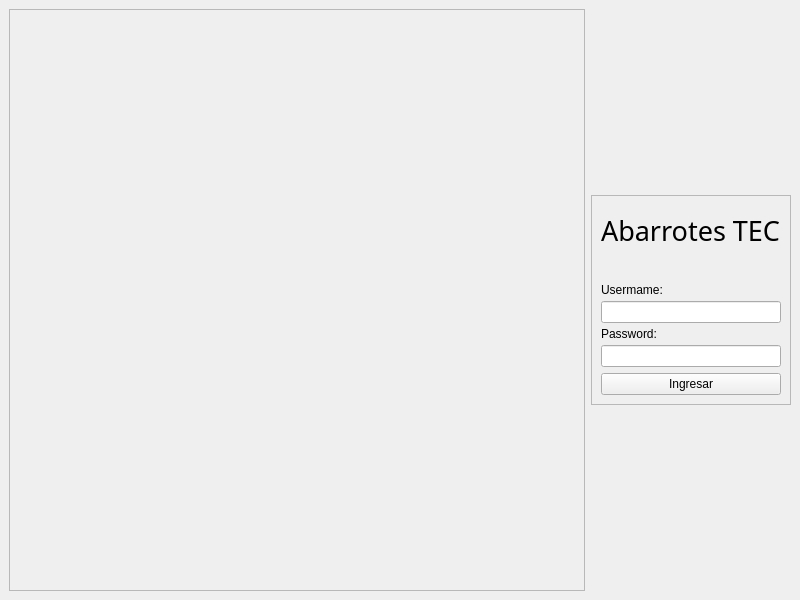
<?xml version="1.0" encoding="UTF-8"?>
<ui version="4.0">
 <class>MainWindow</class>
 <widget class="QMainWindow" name="MainWindow">
  <property name="geometry">
   <rect>
    <x>0</x>
    <y>0</y>
    <width>800</width>
    <height>600</height>
   </rect>
  </property>
  <property name="windowTitle">
   <string>MainWindow</string>
  </property>
  <widget class="QWidget" name="centralwidget">
   <layout class="QHBoxLayout" name="horizontalLayout">
    <item>
     <widget class="QFrame" name="frame_2">
      <property name="frameShape">
       <enum>QFrame::StyledPanel</enum>
      </property>
      <property name="frameShadow">
       <enum>QFrame::Raised</enum>
      </property>
     </widget>
    </item>
    <item>
     <widget class="QFrame" name="frame">
      <property name="minimumSize">
       <size>
        <width>200</width>
        <height>210</height>
       </size>
      </property>
      <property name="maximumSize">
       <size>
        <width>200</width>
        <height>210</height>
       </size>
      </property>
      <property name="frameShape">
       <enum>QFrame::StyledPanel</enum>
      </property>
      <property name="frameShadow">
       <enum>QFrame::Raised</enum>
      </property>
      <layout class="QVBoxLayout" name="verticalLayout">
       <item>
        <widget class="QLabel" name="label">
         <property name="minimumSize">
          <size>
           <width>0</width>
           <height>50</height>
          </size>
         </property>
         <property name="maximumSize">
          <size>
           <width>16777215</width>
           <height>50</height>
          </size>
         </property>
         <property name="font">
          <font>
           <family>Futura Bk BT</family>
           <pointsize>20</pointsize>
          </font>
         </property>
         <property name="text">
          <string>Abarrotes TEC</string>
         </property>
        </widget>
       </item>
       <item>
        <spacer name="verticalSpacer">
         <property name="orientation">
          <enum>Qt::Vertical</enum>
         </property>
         <property name="sizeHint" stdset="0">
          <size>
           <width>10</width>
           <height>60</height>
          </size>
         </property>
        </spacer>
       </item>
       <item>
        <widget class="QLabel" name="label_2">
         <property name="minimumSize">
          <size>
           <width>0</width>
           <height>10</height>
          </size>
         </property>
         <property name="maximumSize">
          <size>
           <width>16777215</width>
           <height>10</height>
          </size>
         </property>
         <property name="text">
          <string>Usermame:</string>
         </property>
        </widget>
       </item>
       <item>
        <widget class="QLineEdit" name="lineEdit"/>
       </item>
       <item>
        <widget class="QLabel" name="label_3">
         <property name="minimumSize">
          <size>
           <width>0</width>
           <height>10</height>
          </size>
         </property>
         <property name="maximumSize">
          <size>
           <width>16777215</width>
           <height>10</height>
          </size>
         </property>
         <property name="text">
          <string>Password:</string>
         </property>
        </widget>
       </item>
       <item>
        <widget class="QLineEdit" name="lineEdit_2">
         <property name="echoMode">
          <enum>QLineEdit::Password</enum>
         </property>
        </widget>
       </item>
       <item>
        <widget class="QPushButton" name="btn_login">
         <property name="cursor">
          <cursorShape>PointingHandCursor</cursorShape>
         </property>
         <property name="text">
          <string>Ingresar</string>
         </property>
        </widget>
       </item>
      </layout>
     </widget>
    </item>
   </layout>
  </widget>
 </widget>
 <resources/>
 <connections/>
</ui>
